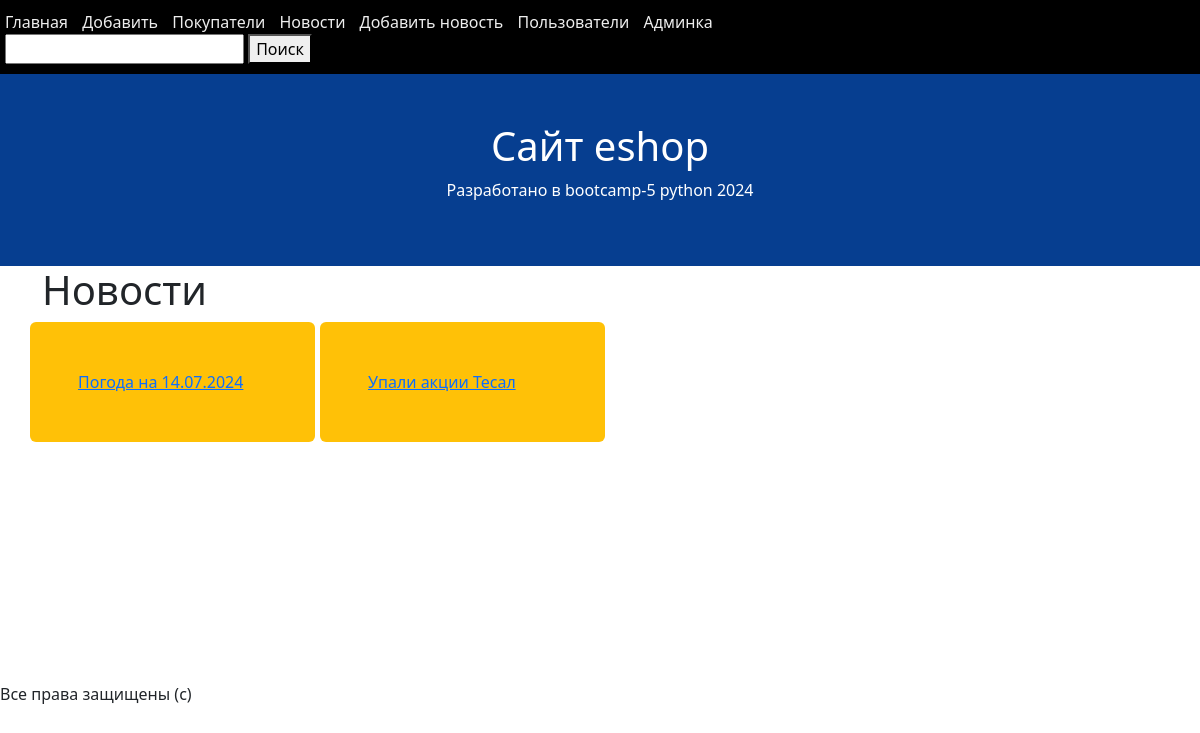
The page /news/ on the database as committed earlier.
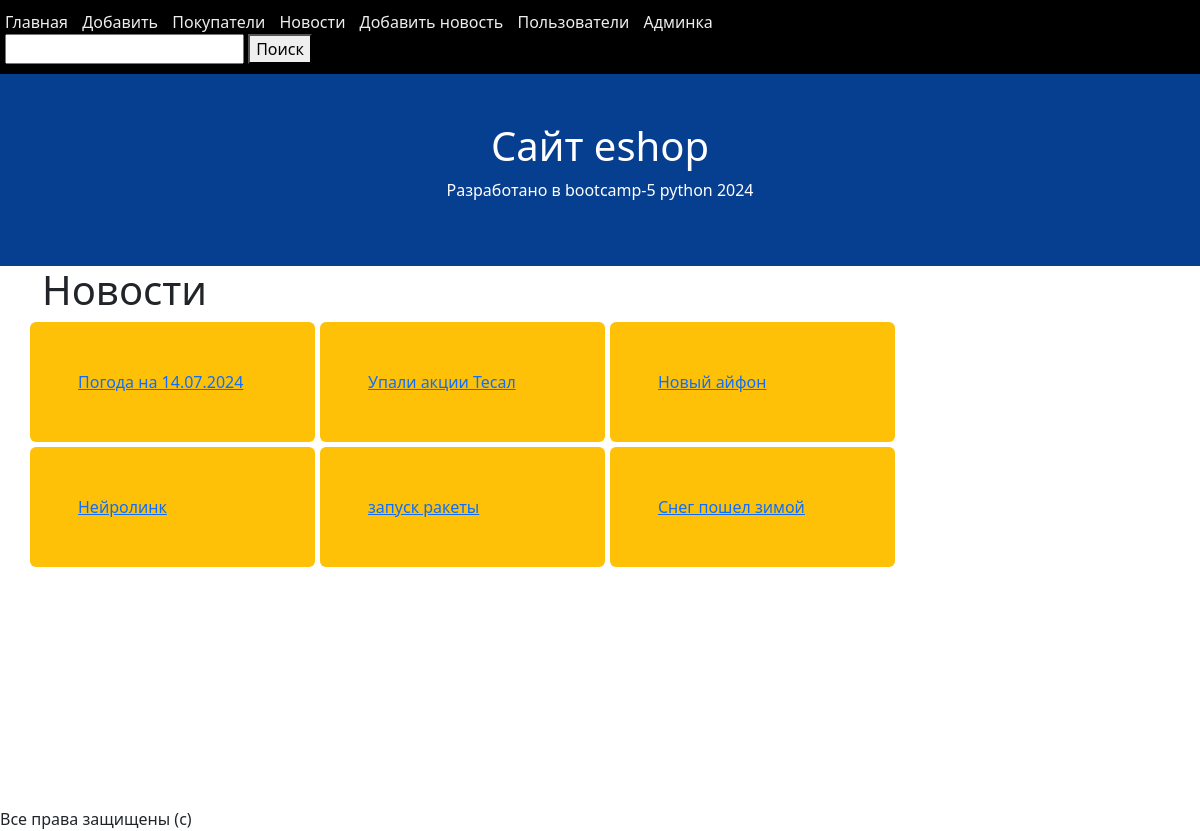
The same page on the database as committed later.
### news/models.py (models this page shows, shortened)
class New(models.Model):
    title = models.CharField(max_length=50)
    article = models.TextField()
    views = models.IntegerField(default=0)
    user_views = models.ManyToManyField(
        to=User,
        blank=True,
    )

### news/views.py (the view)
# urls.py: path('news/', news_list, name='news-list'),
def news_list(request):
    news_queryset = New.objects.all()  # список объектов
    return render(request, 'news_list.html', {'news': news_queryset})

### news/templates/news_list.html
{% extends 'base.html' %}
{% block content %}
<h1>Новости</h1>
<div class="row news-list">
    {% for obj in news %}
        <div class="p-5 bg-warning rounded col-lg-3 col-md-5 col-sm-12">
            <a href="/new-detail/{{ obj.id }}/">{{ obj.title }}</a>
        </div>
    {% endfor %}
</div>
{% endblock %}

### core/templates/base.html (shortened to what this page needs)
<!DOCTYPE html>
{% load static %}
<html>
<head>
    <link href="https://cdn.jsdelivr.net/npm/bootstrap@5.3.3/dist/css/bootstrap.min.css" rel="stylesheet">
    <link rel="stylesheet" href="{% static 'style.css' %}">
</head>
<body>
    <nav>
        <a href="/">Главная</a>
        <a href="{% url 'product-create' %}">Добавить</a>
        <a href="/costumers/">Покупатели</a>
        <a href="{% url 'news-list' %}">Новости</a>
        <a href="{% url 'new-create' %}">Добавить новость</a>
        <a href="/users/">Пользователи</a>
        <a href="/admin/">Админка</a>
        <form action="/search/" method="GET">
            <input type="text" name="keyword">
            <button>Поиск</button>
        </form>
    </nav>
    <div class="container-fluid p-5 bg-primary text-white text-center">
        <h1>Сайт eshop</h1>
        <p>Разработано в bootcamp-5 python 2024</p>
    </div>
    <div class="container">
        {% block content %}
        {% endblock %}
    </div>
    <br><br><br><br><br><br><br><br><br><br>
    <footer>
        Все права защищены (с)
    </footer>
</body>
</html>

### core/static/style.css (style rules this page uses)
nav { background-color: black; color: #eee; padding: 10px 0 10px 5px; box-sizing: border-box; }
nav a { text-decoration: none; color: #eee; margin-right: 10px; }
.bg-primary { background-color: rgb(6 62 144) !important; }
.news-list { gap: 5px; }

Rows that differ between the two databases and show on the page:
added New: title "Новый айфон"
added New: title "Нейролинк"
added New: title "запуск ракеты"
added New: title "Снег пошел зимой"
